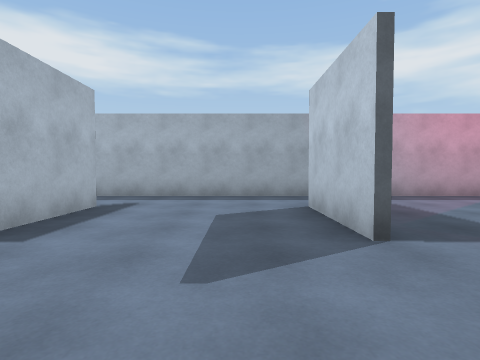
[1] (above)

16 first-person views from a walk through a 3-D level made in the Unity game engine. The camera is 1.2 m above the floor, tilts 2° down and sees 80° across. The floor is counted in squares, 2 m on a side. Each view is taken from the middle of a square. On the plan, view 1 faces up. The plan holds only what a view shows up to about 9 squares ahead; the rest is blank. The player is left out.

[2]
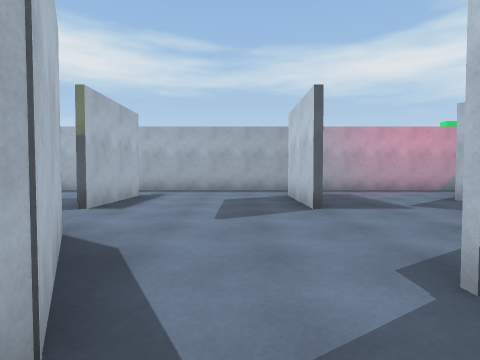

[3]
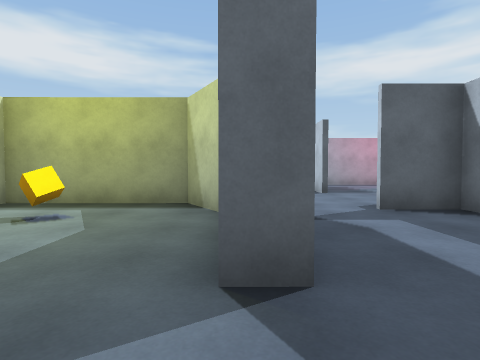

[4]
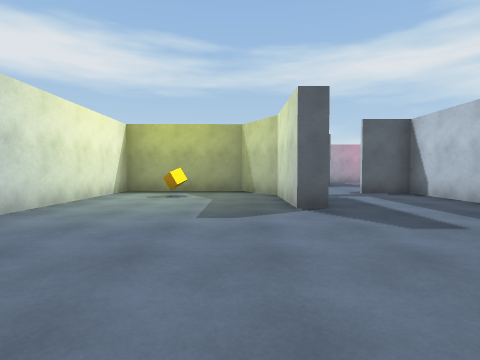

[5]
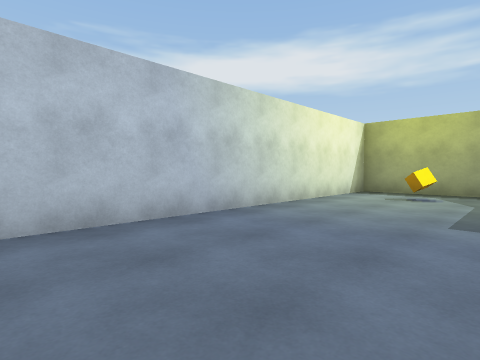

[6]
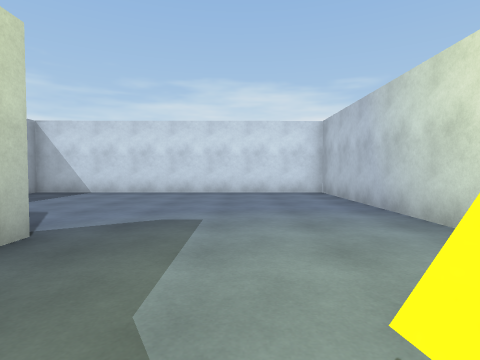

[7]
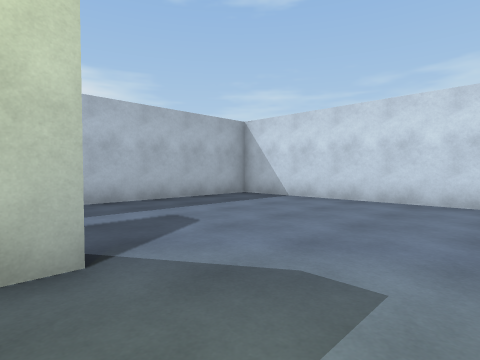

[8]
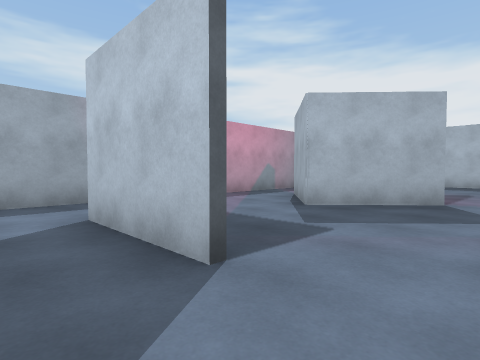

[9]
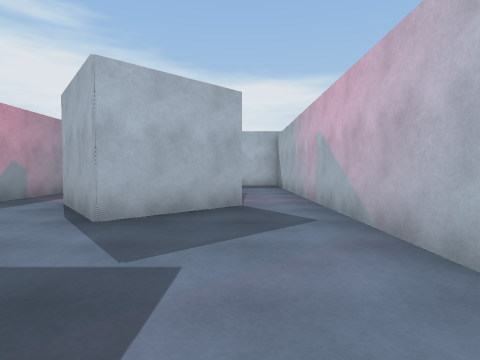

[10]
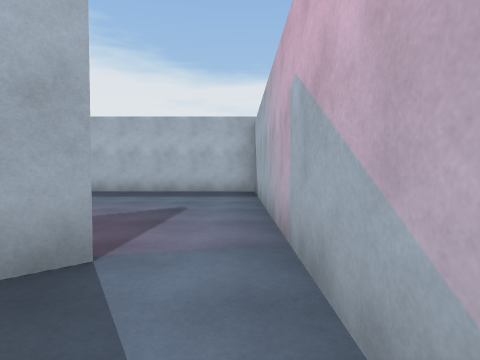

[11]
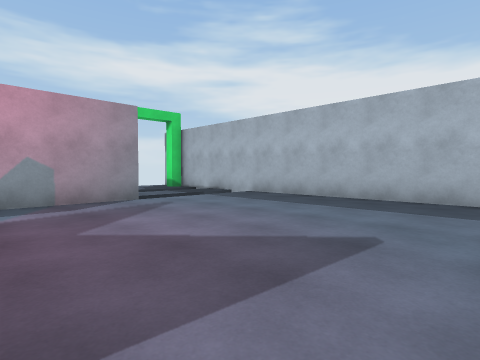

[12]
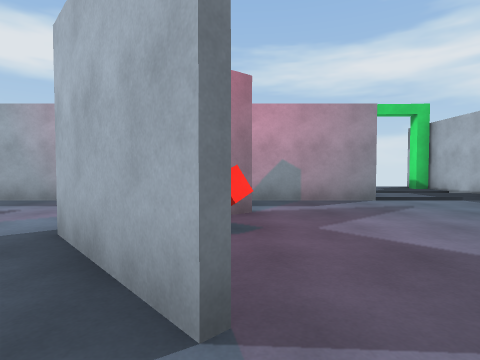

[13]
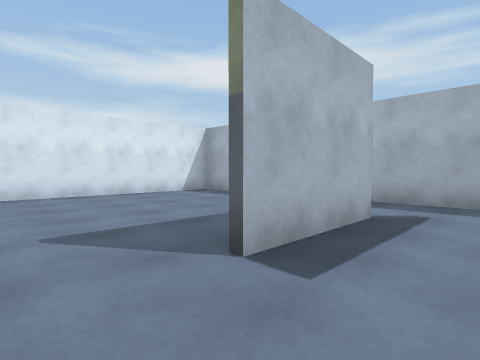

[14]
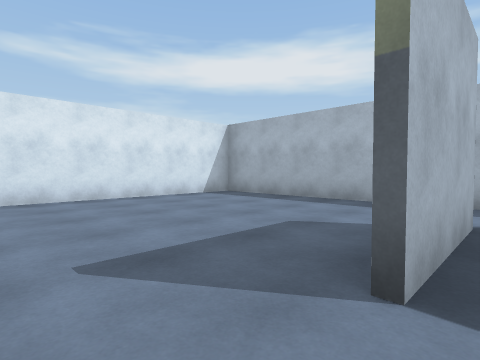

[15]
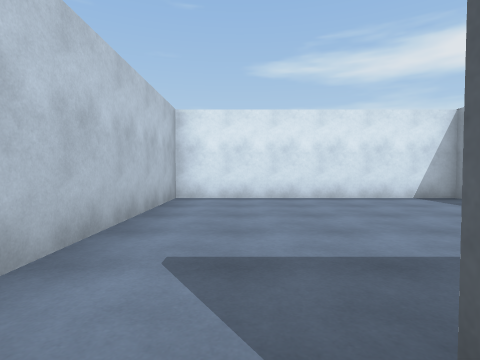

[16]
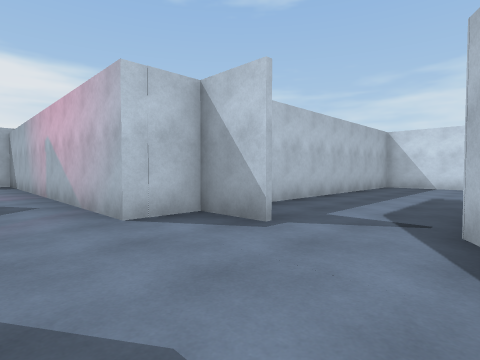

### Floor plan
Ten units are one square. View 1 is at (0, 0); x grows to the right and y downward. Boxes are objects, and circles mark ways between rooms. Rooms are numbered by the first view taken in them; rooms with no view inside come last. Other rooms are left out.
<svg viewBox="-86 -80 211 171">
<path fill="none" stroke="#000" d="M11 -24 11 -48M24 4 24 -6 54 -6M11 6 25 6M59 -20 43 -37 61 -52M-17 -7 -6 11M-24 -48 -24 -24M66 -66 -24 -66M-5 35 -11 36 -11 12 -19 -2 -52 -1 -52 86 24 86 24 4M25 7 11 7M62 -51 58 -48M88 -66 66 -66M120 -5 120 -75M54 -6 116 -6M-24 -66 -81 -66 -81 -6 -35 -6"/>
<rect x="-45" y="5" width="10" height="10" fill="#bbb"><title>other object</title></rect>
<rect x="55" y="-45" width="10" height="10" fill="#bbb"><title>other object</title></rect>
<circle cx="5" cy="10" r="3" fill="#2a7"/>
<circle cx="50" cy="-10" r="3" fill="#2a7"/>
<circle cx="60" cy="-60" r="3" fill="#2a7"/>
<circle cx="-30" cy="-15" r="3" fill="#2a7"/>
<circle cx="-30" cy="-55" r="3" fill="#2a7"/>
<text x="20" y="-30">1</text>
<text x="-20" y="50">2</text>
<text x="90" y="-30">3</text>
<text x="-50" y="-40">4</text>
</svg>
Room 1 opens to room 2. Room 1 opens to room 3. Room 1 opens to room 4.

Where each view was taken, in squares from view 1:
view 1: 0 up, 0 right, facing up
view 2: 2 down, 0 right, facing up
view 3: 5 down, 1 left, facing up
view 4: 8 down, 2 left, facing up
view 5: 8 down, 2 left, facing up-left
view 6: 1 down, 3 left, facing down
view 7: 3 down, 3 left, facing down-right
view 8: 1 up, 0 right, facing up-right
view 9: 2 up, 1 right, facing right
view 10: 1 up, 4 right, facing right
view 11: 1 up, 6 right, facing up-right
view 12: 1 up, 6 right, facing up
view 13: 1 up, 1 left, facing up-left
view 14: 1 up, 2 left, facing up-left
view 15: 2 up, 2 left, facing left
view 16: 2 up, 1 left, facing down-right
